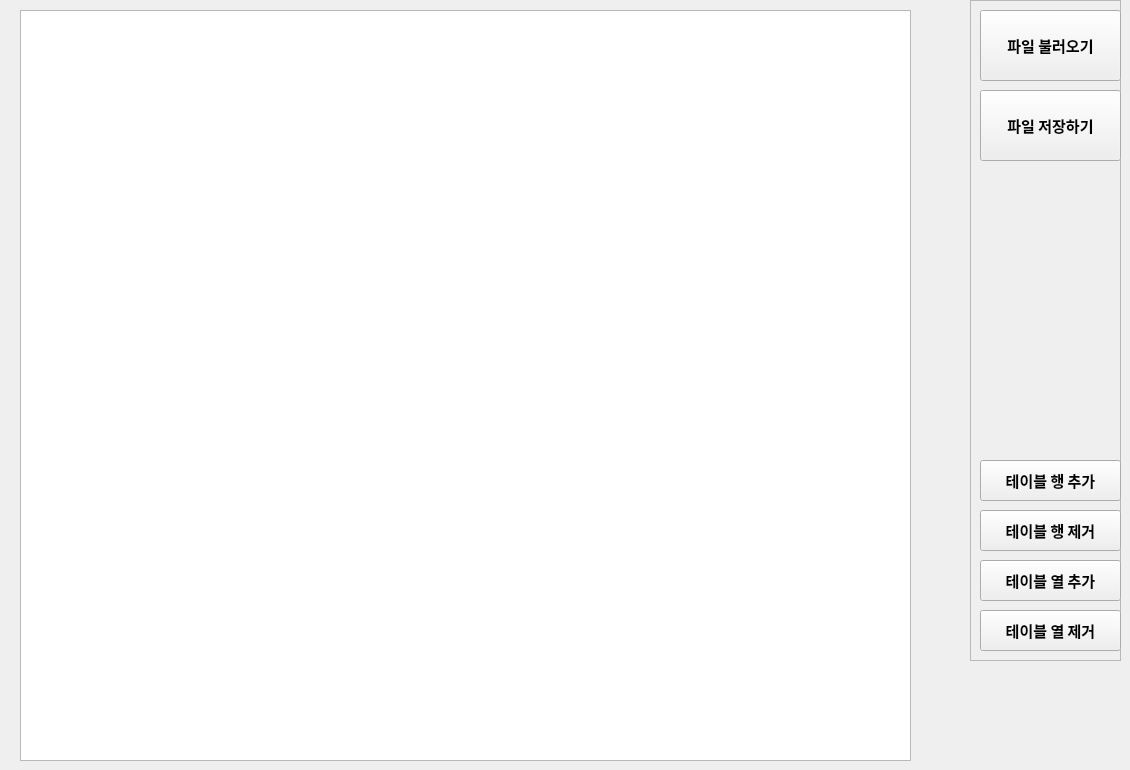
    <widget class="QWidget" name="tab_1">
     <attribute name="title">
      <string>운전자,버스 관리</string>
     </attribute>
     <widget class="QTableWidget" name="tableWidget">
      <property name="geometry">
       <rect>
        <x>20</x>
        <y>10</y>
        <width>891</width>
        <height>751</height>
       </rect>
      </property>
     </widget>
     <widget class="QFrame" name="frame">
      <property name="geometry">
       <rect>
        <x>970</x>
        <y>0</y>
        <width>151</width>
        <height>661</height>
       </rect>
      </property>
      <property name="frameShape">
       <enum>QFrame::StyledPanel</enum>
      </property>
      <property name="frameShadow">
       <enum>QFrame::Raised</enum>
      </property>
      <widget class="QPushButton" name="pushButton_8">
       <property name="geometry">
        <rect>
         <x>10</x>
         <y>10</y>
         <width>141</width>
         <height>71</height>
        </rect>
       </property>
       <property name="font">
        <font>
         <family>Agency FB</family>
         <pointsize>11</pointsize>
         <weight>75</weight>
         <bold>true</bold>
        </font>
       </property>
       <property name="text">
        <string>파일 불러오기</string>
       </property>
       <property name="autoDefault">
        <bool>false</bool>
       </property>
       <property name="flat">
        <bool>false</bool>
       </property>
      </widget>
      <widget class="QPushButton" name="pushButton_9">
       <property name="geometry">
        <rect>
         <x>10</x>
         <y>90</y>
         <width>141</width>
         <height>71</height>
        </rect>
       </property>
       <property name="font">
        <font>
         <family>Agency FB</family>
         <pointsize>11</pointsize>
         <weight>75</weight>
         <bold>true</bold>
        </font>
       </property>
       <property name="text">
        <string>파일 저장하기</string>
       </property>
       <property name="autoDefault">
        <bool>false</bool>
       </property>
       <property name="flat">
        <bool>false</bool>
       </property>
      </widget>
      <widget class="QPushButton" name="pushButton_10">
       <property name="geometry">
        <rect>
         <x>10</x>
         <y>460</y>
         <width>141</width>
         <height>41</height>
        </rect>
       </property>
       <property name="font">
        <font>
         <family>Agency FB</family>
         <pointsize>11</pointsize>
         <weight>75</weight>
         <bold>true</bold>
        </font>
       </property>
       <property name="text">
        <string>테이블 행 추가</string>
       </property>
       <property name="autoDefault">
        <bool>false</bool>
       </property>
       <property name="flat">
        <bool>false</bool>
       </property>
      </widget>
      <widget class="QPushButton" name="pushButton_11">
       <property name="geometry">
        <rect>
         <x>10</x>
         <y>510</y>
         <width>141</width>
         <height>41</height>
        </rect>
       </property>
       <property name="font">
        <font>
         <family>Agency FB</family>
         <pointsize>11</pointsize>
         <weight>75</weight>
         <bold>true</bold>
        </font>
       </property>
       <property name="text">
        <string>테이블 행 제거</string>
       </property>
       <property name="autoDefault">
        <bool>false</bool>
       </property>
       <property name="flat">
        <bool>false</bool>
       </property>
      </widget>
      <widget class="QPushButton" name="pushButton_12">
       <property name="geometry">
        <rect>
         <x>10</x>
         <y>560</y>
         <width>141</width>
         <height>41</height>
        </rect>
       </property>
       <property name="font">
        <font>
         <family>Agency FB</family>
         <pointsize>11</pointsize>
         <weight>75</weight>
         <bold>true</bold>
        </font>
       </property>
       <property name="text">
        <string>테이블 열 추가</string>
       </property>
       <property name="autoDefault">
        <bool>false</bool>
       </property>
       <property name="flat">
        <bool>false</bool>
       </property>
      </widget>
      <widget class="QPushButton" name="pushButton_13">
       <property name="geometry">
        <rect>
         <x>10</x>
         <y>610</y>
         <width>141</width>
         <height>41</height>
        </rect>
       </property>
       <property name="font">
        <font>
         <family>Agency FB</family>
         <pointsize>11</pointsize>
         <weight>75</weight>
         <bold>true</bold>
        </font>
       </property>
       <property name="text">
        <string>테이블 열 제거</string>
       </property>
       <property name="autoDefault">
        <bool>false</bool>
       </property>
       <property name="flat">
        <bool>false</bool>
       </property>
      </widget>
     </widget>
    </widget>
